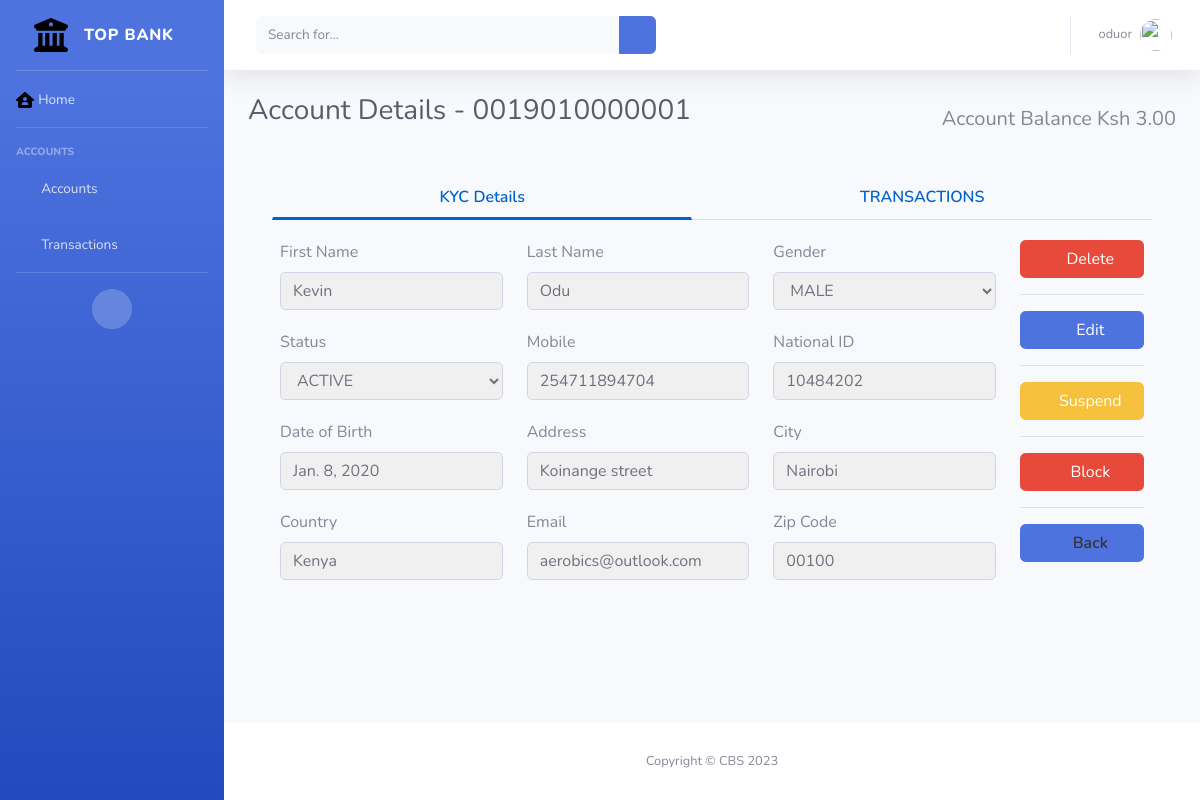
The app's page /core/accounts/0019010000001/ (signed in) with its own data.
### core/models.py (models this page shows, shortened)
class UserAccount(models.Model):
    first_name = models.CharField(max_length=50)
    last_name  = models.CharField(max_length=50)
    email      = models.EmailField(unique=True)
    mobile     = models.CharField(max_length=50,unique=True)
    nationalid = models.CharField(max_length=50,unique=True)
    gender     = models.CharField(max_length=50, choices=[
        ('MALE', 'MALE'),
        ('FEMALE', 'FEMALE')
    ])
    dob        = models.DateField()
    accountid  = models.CharField(max_length=50,unique=True)
    zip_code   = models.CharField(max_length=50)
    address    = models.CharField(max_length=50)
    city       = models.CharField(max_length=50)
    country    = models.CharField(max_length=50)
    status     = models.CharField(max_length=50, choices=[
        ('ACTIVE', 'ACTIVE'),
        ('BLOCKED', 'BLOCKED'),
        ('SUSPENDED', 'SUSPENDED')
    ])
    created_at = models.DateTimeField(auto_now_add=True)
    modified_at = models.DateTimeField(auto_now=True)
    class Meta:
        ordering = ['-created_at']

### core/views.py (the view, shortened to what this page needs)
# urls.py: path('accounts/<str:account_id>/', AccountDetails.as_view(), name='account_details'),
class AccountDetails(View):
    def get(self, request, account_id):
        account_details =  UserAccount.objects.get(accountid=account_id)
        transactions = Transactions.objects.filter(client_id = account_details.id)
        latest_balance = check_balance(transactions)
        context = {
            'title': 'Account Details',
            'account': account_details,
            'transactions': transactions,
            'account_balance': format(latest_balance,",")
        }
        return render(request, 'core/account-details.html', context)

### core/scripts/create_accs.py (called while the page is built)
def check_balance(transactions):
    if transactions.exists():
        latest_balance = transactions.latest('id').transaction_balance
    else:
        latest_balance = 0
    return latest_balance

### templates/core/account-details.html (shortened to what this page needs)
{% extends 'core/base.html' %}
{% load static %}
{% load l10n %}
{% block page_styles %}
  <link href="{% static 'vendor/datatables/dataTables.bootstrap4.min.css' %}" rel="stylesheet" />
{% endblock %}
{% block Heading %}
  Account Details - {{ account.accountid }}
{% endblock %}
{% block buttons %}Account Balance Ksh {{ account_balance | localize  }} {% endblock buttons %}
{% block maincontent %}
<section id="tabs" class="project-tab">
  <div class="container">
      <div class="row">
          <div class="col-md-12">
              <nav>
                  <div class="nav nav-tabs nav-fill" id="nav-tab" role="tablist">
                      <a class="nav-item nav-link active" id="nav-home-tab" data-toggle="tab" href="#nav-home" role="tab" aria-controls="nav-home" aria-selected="true">
                        KYC Details
                      </a>
                      <a class="nav-item nav-link" id="nav-profile-tab" data-toggle="tab" href="#nav-profile" role="tab" aria-controls="nav-profile" aria-selected="false">
                        TRANSACTIONS
                      </a>
                  </div>
              </nav>
              <div class="tab-content" id="nav-tabContent">
                  <div class="tab-pane fade show active" id="nav-home" role="tabpanel" aria-labelledby="nav-home-tab">
                      {% include 'core/parts/kyc_view.html' %}
                  </div>
              </div>
          </div>
      </div>
  </div>
</section>
{% endblock %}

### templates/core/parts/topbar.html (shortened to what this page needs)
<nav class="navbar navbar-expand navbar-light bg-white topbar mb-4 static-top shadow">
    <form
        class="d-none d-sm-inline-block form-inline mr-auto ml-md-3 my-2 my-md-0 mw-100 navbar-search">
        <div class="input-group">
            <input type="text" class="form-control bg-light border-0 small" placeholder="Search for..."
                aria-label="Search" aria-describedby="basic-addon2">
            <div class="input-group-append">
                <button class="btn btn-primary" type="button">
                    <i class="fas fa-search fa-sm"></i>
                </button>
            </div>
        </div>
    </form>
    <ul class="navbar-nav ml-auto">
        <li class="nav-item dropdown no-arrow">
            <a class="nav-link dropdown-toggle" href="#" id="userDropdown" role="button"
                data-toggle="dropdown" aria-haspopup="true" aria-expanded="false">
                <span class="mr-2 d-none d-lg-inline text-gray-600 small">{{user.username}}</span>
                <img class="img-profile rounded-circle"
                    src="img/undraw_profile.svg">
            </a>
        </li>
    </ul>
</nav>

### templates/core/parts/kyc_view.html (shortened to what this page needs)
<div class="row">
    <div class="card-body">
        <form action="" method="post">
        <div class="row">
          <div class="col-md-10">
            <div class="row">
                <div class="col-md-4">
                <div class="form-group">
                    <label>First Name</label>
                    <input name="first_name" type="text" class="form-control" value="{{ account.first_name }}" readonly />
                </div>
                </div>
                <div class="col-md-4">
                <div class="form-group">
                    <label>Last Name</label>
                    <input name="last_name" type="text" class="form-control" value="{{ account.last_name }}" readonly />
                </div>
                </div>
                <div class="col-md-4">
                <div class="form-group">
                    <label>Gender</label>
                    <select name="gender" id="gender" class="form-control" style="" readonly>
                        <option value="MALE" {% if account.gender == "MALE" %} selected{% endif %}>MALE</option>
                    </select>
                </div>
                </div>
                <div class="col-md-4">
                <div class="form-group">
                    <label>Status</label>
                    <select name="status" id="" class="form-control" style="" readonly>
                        <option value="ACTIVE" {% if account.status == "ACTIVE" %} selected{% endif %}>ACTIVE</option>
                    </select>
                </div>
                </div>
                <div class="col-md-4">
                <div class="form-group">
                    <label>Mobile</label>
                    <input name="mobile" type="text" class="form-control" value="{{ account.mobile }}" readonly />
                </div>
                </div>
                <div class="col-md-4">
                <div class="form-group">
                    <label>National ID</label>
                    <input name="nationalid" type="text" class="form-control" value="{{ account.nationalid }}" readonly />
                </div>
                </div>
                <div class="col-md-4">
                <div class="form-group">
                    <label>Date of Birth</label>
                    <input name="dob" type="text" class="form-control" value="{{ account.dob }}" readonly id ="dob"/>
                </div>
                </div>
                <div class="col-md-4">
                <div class="form-group">
                    <label>Address</label>
                    <input name="address" type="text" class="form-control" value="{{ account.address }}" readonly />
                </div>
                </div>
                <div class="col-md-4">
                <div class="form-group">
                    <label>City</label>
                    <input name="city" type="text" class="form-control" value="{{ account.city }}" readonly />
                </div>
                </div>
                <div class="col-md-4">
                <div class="form-group">
                    <label>Country</label>
                    <input name="country" type="text" class="form-control" value="{{ account.country }}" readonly />
                </div>
                </div>
                <div class="col-md-4">
                <div class="form-group">
                    <label>Email</label>
                    <input name="email" type="text" class="form-control" value="{{ account.email }}" readonly />
                </div>
                </div>
                <div class="col-md-4">
                <div class="form-group">
                    <label>Zip Code</label>
                    <input name="zip_code" type="text" class="form-control" value="{{ account.zip_code }}" readonly />
                </div>
                </div>
            </div>
          </div>
          <div class="col-md-2">
            <button type="button" class="btn btn-danger btn-block" data-target="#deleteModal" data-toggle="modal" >
                <i class="fas fa-trash"></i> Delete
            </button>
            <hr>
            {% if account.status == 'ACTIVE' %}
            <button type="button" class="btn btn-primary btn-block" id="edit">
                <i class="fas fa-edit"></i> Edit
            </button>
            <hr>
            <button type="button" class="btn btn-warning btn-block btn-xs" id="suspend" data-target="#suspendModal" data-toggle="modal">
                <i class="fas fa-ban"></i> Suspend
            </button>
            <hr>
            <button type="button" class="btn btn-danger btn-block btn-xs" id="block" data-target="#blockModal" data-toggle="modal">
                <i class="fas fa-ban"></i> Block
            </button>
            <hr>
            {% endif %}
            <a href="{% url 'core:accounts' %}" class="btn btn-primary btn-block">
                <i class="fas fa-arrow-left"></i> Back
            </a>
          </div>
        </div>
    </form>
    </div>
  </div>

### templates/core/account-details.html (style rules this page uses)
.form-group { margin-bottom: 20px; }
.form-control[readonly] { background-color: #f0f0f0; }
.project-tab #tabs .nav-tabs .nav-item.show .nav-link, .nav-tabs .nav-link.active { color: #0062cc; background-color: transparent; border-color: transparent transparent #f3f3f3; border-bottom: 3px solid !important; }
.project-tab .nav-link { border: 1px solid transparent; border-top-left-radius: .25rem; border-top-right-radius: .25rem; color: #0062cc; font-size: 16px; font-weight: 600; }
.project-tab a { text-decoration: none; color: #333; font-weight: 600; }

### records on screen
UserAccount: accountid "0019010000001", first_name "Kevin", last_name "Odu", gender "MALE", status "ACTIVE", mobile "254711894704", nationalid "10484202", dob "Jan. 8, 2020", address "Koinange street", city "Nairobi", country "Kenya", email "aerobics@outlook.com", zip_code "00100"

### other values on screen
{{ user.username }} "oduor"
{{ account_balance | localize }} "3.00"
